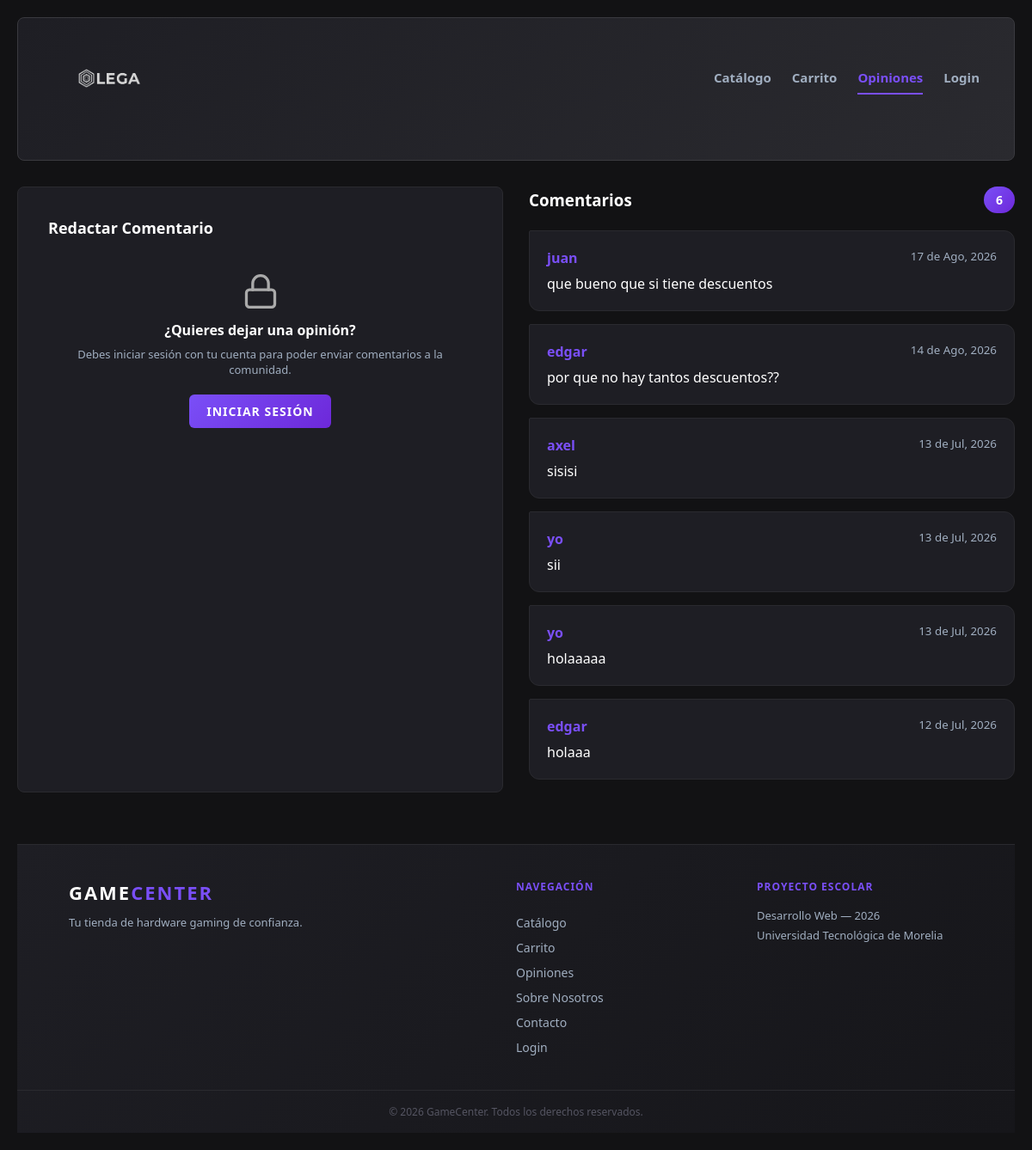
The app's page /opiniones/ with its own data.
### game/models.py (models this page shows, shortened)
class Opinión(models.Model):
    STATUS_CHOICES = [
        ('PENDIENTE', 'Pendiente'),
        ('APROBADO', 'Aprobado'),
        ('RECHAZADO', 'Rechazado'),
    ]
    user = models.CharField(max_length=150, verbose_name="Usuario")
    message = models.TextField(verbose_name="Mensaje")
    status = models.CharField(max_length=20, choices=STATUS_CHOICES, default='PENDIENTE')  # ← cambiado
    response = models.TextField(blank=True, null=True, verbose_name="Respuesta")
    is_hidden = models.BooleanField(default=False)
    created = models.DateTimeField(auto_now_add=True)
    updated = models.DateTimeField(auto_now=True)
    class Meta:
        ordering = ['-created']
        verbose_name = 'Opinión'
        verbose_name_plural = 'Opiniones'

### game/views.py (the view, shortened to what this page needs)
# urls.py: path('opiniones/', views.opiniones, name='opiniones'),
def opiniones(request):
    opiniones_aprobadas = Opinión.objects.filter(status='APROBADO', is_hidden=False)
    return render(request, 'game/opiniones.html', {'opiniones': opiniones_aprobadas})

### game/templates/game/opiniones.html (shortened to what this page needs)
{% extends "game/encabezado.html" %}
{% load static %}
{% block active_opiniones %}active{% endblock %}
{% block contenido %}
<div class="feed-layout">
    <div style="background-color: var(--crema-bloque); padding: 35px; border-radius: 8px; border: 1px solid #2a2a2f;">
        <h3 style="font-size: 18px; font-weight: 800; margin-bottom: 20px;">Redactar Comentario</h3>
        {% if request.session.usuario_id %}
            <form method="POST">
                {% csrf_token %}
                <div class="group-field">
                    <label for="opinion" class="field-label">Mensaje / Consulta</label>
                    <textarea
                        name="opinion"
                        id="opinion"
                        class="field-control textarea-no-resize"
                        rows="4"
                        placeholder="Escribe tu opinión técnica aquí..."
                        required></textarea>
                </div>
                <button type="submit" class="action-button btn-action-primary">Enviar</button>
            </form>
        {% else %}
            <div style="text-align: center; padding: 20px 10px;">
                <div style="margin-bottom: 12px; display: flex; justify-content: center;">
                    <svg xmlns="http://www.w3.org/2000/svg" width="44" height="44" viewBox="0 0 24 24" fill="none" stroke="#aaa" stroke-width="1.8" stroke-linecap="round" stroke-linejoin="round">
                        <rect x="3" y="11" width="18" height="11" rx="2" ry="2"></rect>
                        <path d="M7 11V7a5 5 0 0 1 10 0v4"></path>
                    </svg>
                </div>
                <h4 style="font-size: 16px; margin-bottom: 8px; color: #fff;">¿Quieres dejar una opinión?</h4>
                <p style="font-size: 13px; color: var(--texto-secundario); margin-bottom: 20px;">
                    Debes iniciar sesión con tu cuenta para poder enviar comentarios a la comunidad.
                </p>
                <a href="{% url 'login' %}" class="action-button btn-action-primary" style="text-decoration: none; display: inline-block; padding: 10px 20px;">
                    Iniciar Sesión
                </a>
            </div>
        {% endif %}
    </div>
    <section>
        <div style="display:flex; justify-content:space-between; align-items:center; margin-bottom:20px;">
            <h3 style="margin:0;">Comentarios</h3>
            <span class="count-badge">{{ opiniones|length }}</span>
        </div>
        {% if opiniones %}
            {% for opinion in opiniones %}
                <article class="feed-bubble">
                    <div style="display:flex; justify-content:space-between; margin-bottom:8px;">
                        <strong style="color: var(--teal-medio);">{{ opinion.user }}</strong>
                        <small style="color: var(--texto-secundario);">{{ opinion.created|date:"d \d\e M, Y" }}</small>
                    </div>
                    <p style="margin:0; color:#fff;">{{ opinion.message }}</p>
                </article>
            {% endfor %}
        {% else %}
            <div class="empty-state">
                <div class="empty-icon">💬</div>
                <h4>Aún no hay comentarios</h4>
                <p>Sé el primero en compartir tu opinión.</p>
            </div>
        {% endif %}
    </section>
</div>
{% include "game/footer.html" %}
{% endblock %}

### game/static/game/css/style.css (style rules this page uses)
:root { --crema-bloque: #1e1e24; --fondo-oscuro: #121214; --teal-medio: #7a4ff7; --accent-purple: #7a4ff7; --texto-principal: #ffffff; --texto-secundario: #a0aec0; --borde-input: #33333b; }
* { margin: 0; padding: 0; box-sizing: border-box; }
body { background-color: var(--fondo-oscuro); color: var(--texto-principal); font-family: 'Segoe UI', Tahoma, Geneva, Verdana, sans-serif; }
.form-submit-btn, .action-button { padding: 14px 30px; background: linear-gradient(135deg, #7a4ff7 0%, #6d28d9 100%); color: white; border: none; border-radius: 8px; font-size: 15px; font-weight: 700; cursor: pointer; transition: all 0.3s; text-transform: uppercase; letter-spacing: 1px; display: flex; align-items: center; justify-content: center; gap: 10px; }
.action-button { padding: 12px 20px; font-size: 14px; border-radius: 6px; }
.btn-action-primary { background-color: var(--teal-medio); color: #ffffff; }
.count-badge { background: linear-gradient(135deg, #7a4ff7 0%, #6d28d9 100%); color: white; padding: 6px 14px; border-radius: 20px; font-size: 14px; font-weight: 700; }
.feed-layout { display: grid; grid-template-columns: 1fr 1fr; gap: 30px; }
.feed-bubble { background-color: var(--crema-bloque); padding: 20px; border-radius: 12px; border-top-left-radius: 2px; margin-bottom: 15px; border: 1px solid #2a2a2f; }

### records on screen
Opinión: user "juan", created "17 de Ago, 2026", message "que bueno que si tiene descuentos"
Opinión: user "edgar", created "14 de Ago, 2026", message "por que no hay tantos descuentos??"
Opinión: user "axel", created "13 de Jul, 2026", message "sisisi"
Opinión: user "yo", created "13 de Jul, 2026", message "sii"
Opinión: user "yo", created "13 de Jul, 2026", message "holaaaaa"
Opinión: user "edgar", created "12 de Jul, 2026", message "holaaa"

### other values on screen
{{ opiniones|length }} "6"
